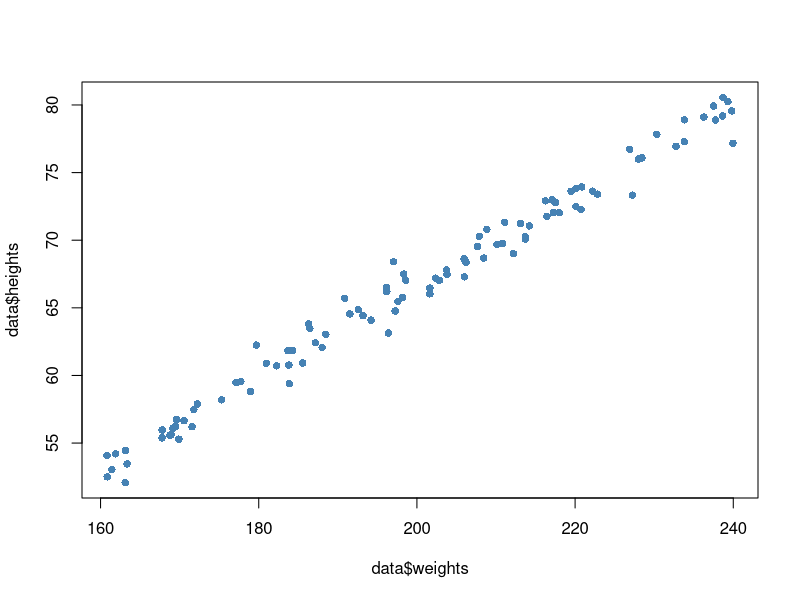
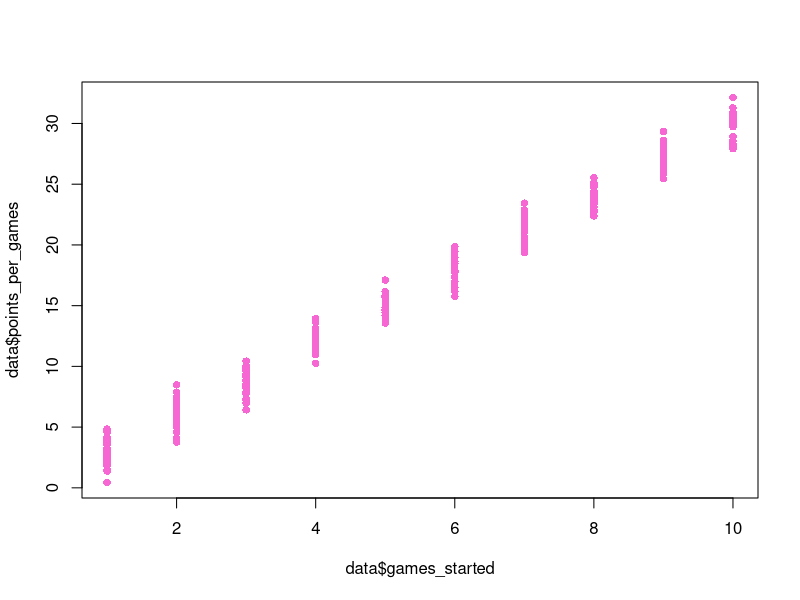
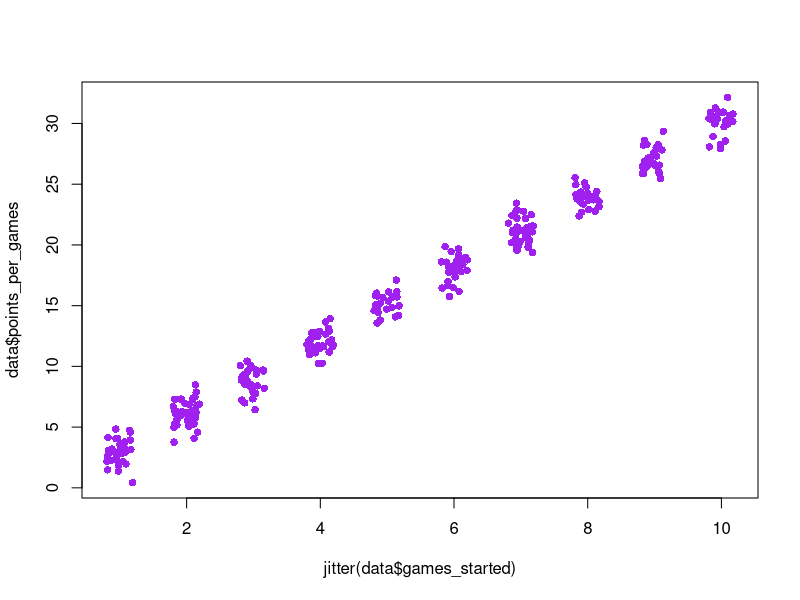
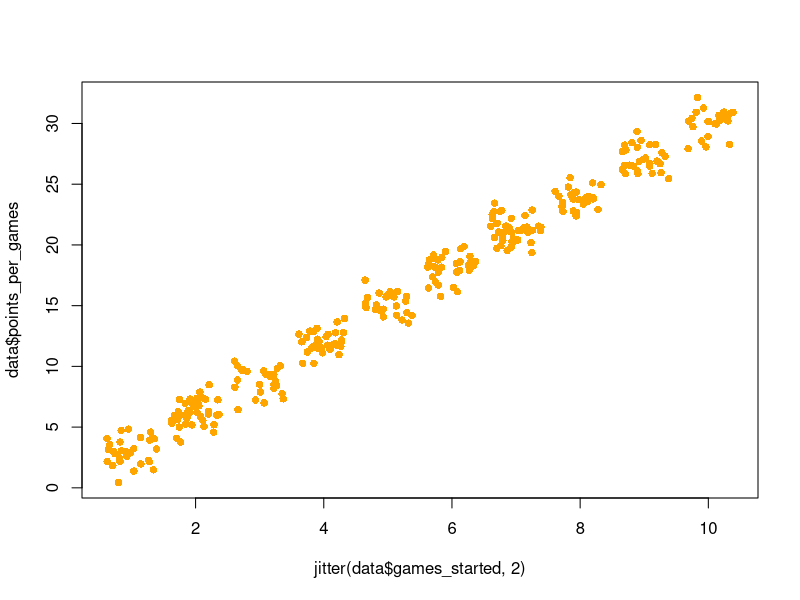
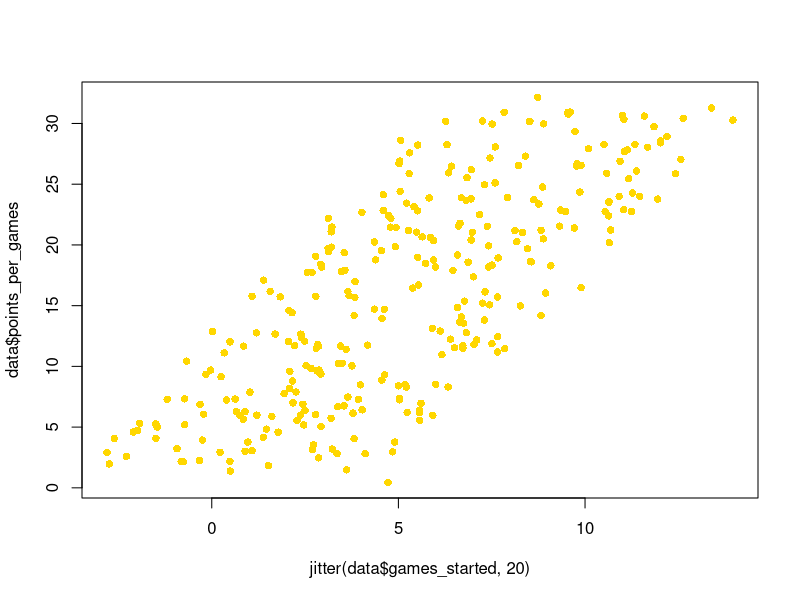
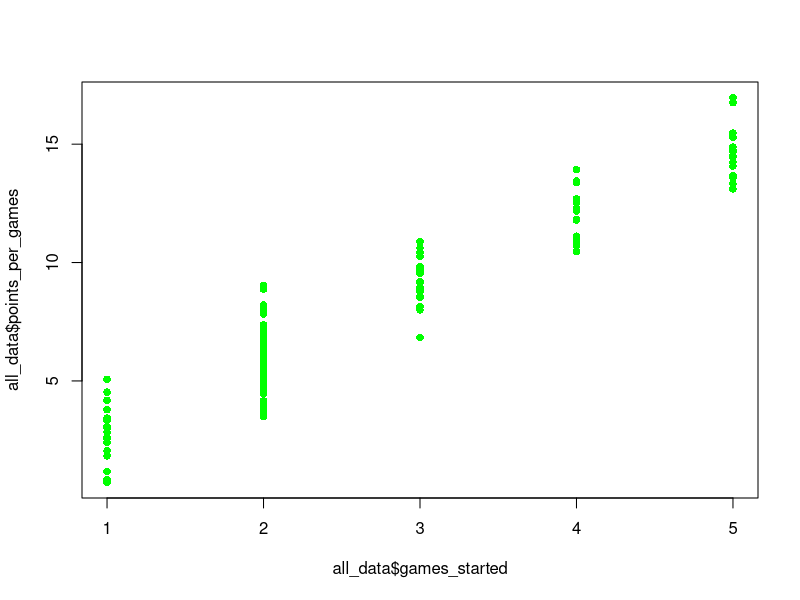
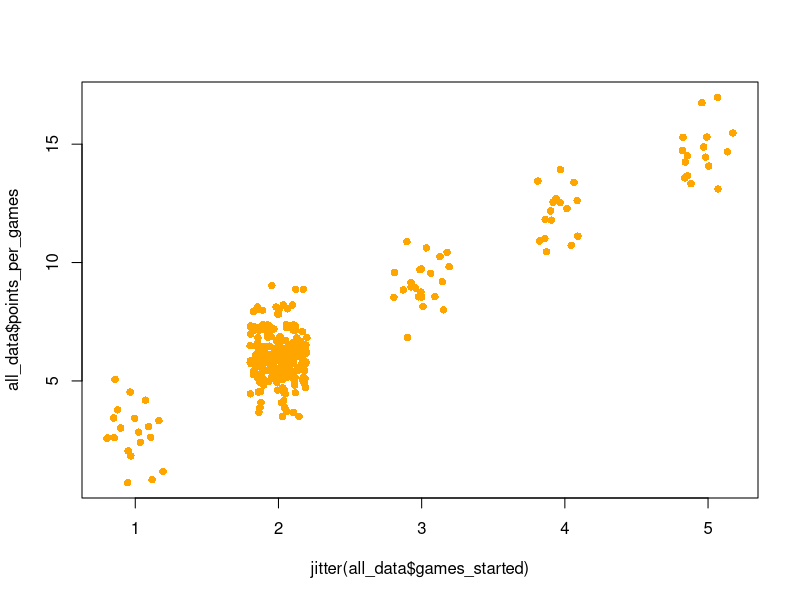
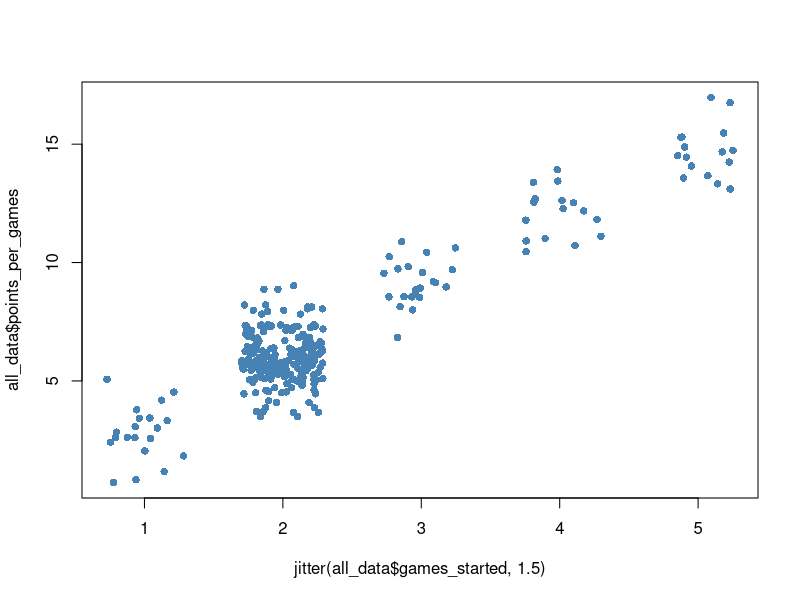

Generate these figures, in order, with R:
# define vectors of heights and weights 
weights <- runif(100, 160, 240)
heights <- (weights/3) +rnorm(100)

# create data frame of heights and weights
data <- as.data.frame((cbind(weights, heights)))

# view first six rows of data frame
head(data)

# create scatter plot of heights vs weights
plot(data$weights, data$heights, pch=16, col="steelblue")

# create data frame
games_started <- sample(1:10, 300, TRUE)
points_per_games <- 3*games_started + rnorm(300)
data <- as.data.frame(cbind(games_started, points_per_games))

# view first six rows of data frame
head(data)

# create scatter plot of games started vs average per game
plot(data$games_started, data$points_per_games, pch=16, col="#F667D4")

# add jitter to games started to remove overlapping
plot(jitter(data$games_started), data$points_per_games, pch=16, col="purple")
plot(jitter(data$games_started, 2), data$points_per_games, pch=16, col="orange")
plot(jitter(data$games_started, 20), data$points_per_games, pch=16, col="gold")

# jittering provides a better view of the data
games_started <- sample(1:5, 100, TRUE)
points_per_games <- 3*games_started + rnorm(100)
data <- as.data.frame(cbind(games_started, points_per_games))

games_twos <- rep(2, 200)
points_twos <- 3*games_twos + rnorm(100)

data_twos <- as.data.frame(cbind(games_twos, points_twos))
names(data_twos) <- c("games_started", "points_per_games")
head(data_twos)
head(data)
all_data <- rbind(data, data_twos)
head(all_data)

plot(all_data$games_started, all_data$points_per_games, pch=16, col="green")

plot(jitter(all_data$games_started), all_data$points_per_games, pch=16, col="orange")

# increasing the amount o fitter by a little bit reveals this differece even more
plot(jitter(all_data$games_started, 1.5), all_data$points_per_games, pch=16, col="steelblue")
